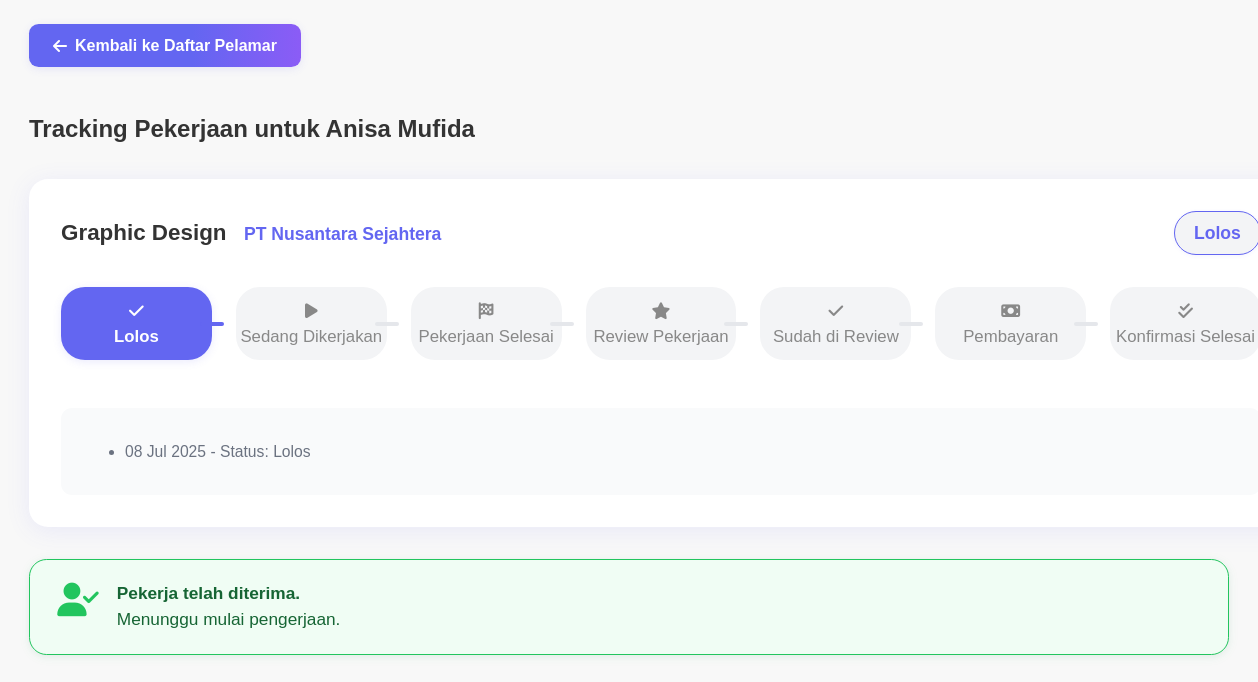
/src/pages/tracking-pekerjaan.php?app_id=1, run on an earlier commit of the app's database.
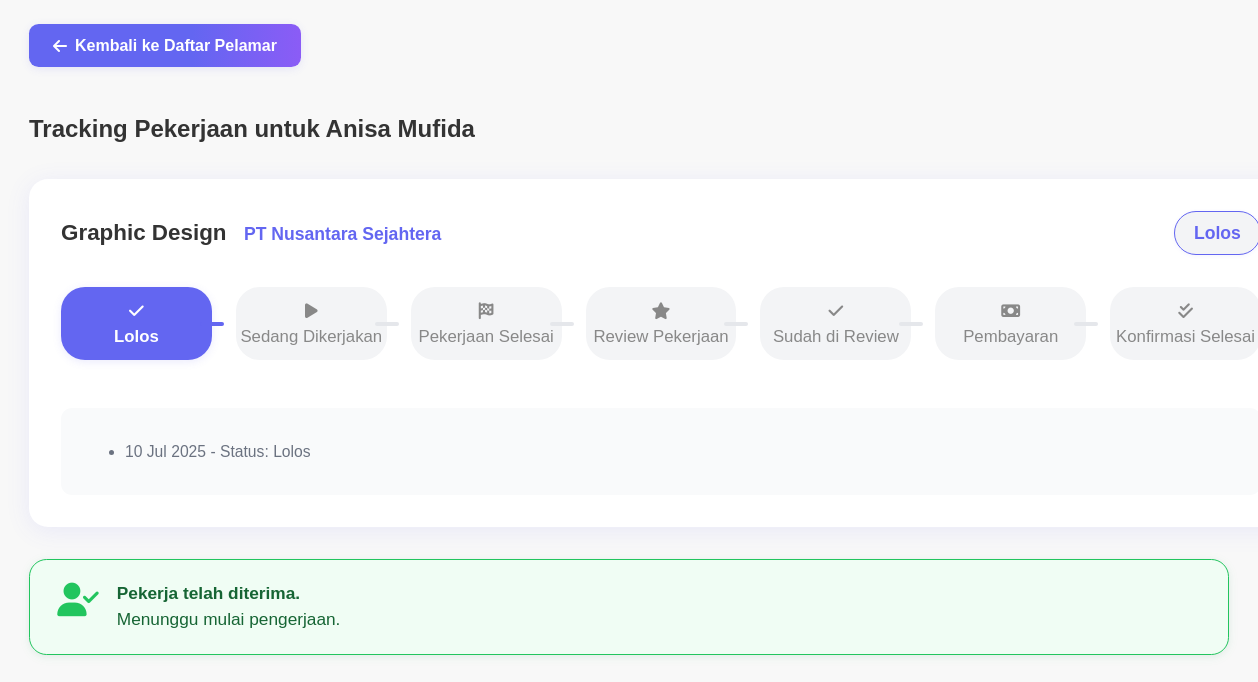
And on a later commit of the database.
### tables this page shows
CREATE TABLE `applications` (
  `id` int(11) NOT NULL,
  `user_id` int(11) NOT NULL,
  `job_id` int(11) NOT NULL,
  `cover_letter` text DEFAULT NULL,
  `cv_file` varchar(255) DEFAULT NULL,
  `expected_salary` decimal(10,2) DEFAULT NULL,
  `availability` varchar(50) DEFAULT NULL,
  `additional_info` text DEFAULT NULL,
  `status` enum('menunggu','direview','terseleksi','interview','lolos','tidak_terseleksi','tidak_lolos') NOT NULL DEFAULT 'menunggu',
  `work_status` enum('not_started','in_progress','completed','reviewed','sudah_direview','waiting_worker_confirmation','paid') DEFAULT 'not_started',
  `applied_at` timestamp NOT NULL DEFAULT current_timestamp(),
  `updated_at` timestamp NOT NULL DEFAULT current_timestamp() ON UPDATE current_timestamp(),
  `payment_proof` varchar(255) DEFAULT NULL
);

CREATE TABLE `users` (
  `id` int(11) NOT NULL,
  `name` varchar(100) NOT NULL,
  `email` varchar(100) NOT NULL,
  `password` varchar(255) NOT NULL,
  `profile_picture` varchar(255) DEFAULT NULL,
  `bio` text DEFAULT NULL,
  `specializations` varchar(255) DEFAULT NULL,
  `linkedin_url` varchar(255) DEFAULT NULL,
  `instagram_url` varchar(255) DEFAULT NULL,
  `facebook_url` varchar(255) DEFAULT NULL,
  `twitter_url` varchar(255) DEFAULT NULL,
  `education` text DEFAULT NULL,
  `portfolio_url` varchar(255) DEFAULT NULL,
  `cv_url` varchar(255) DEFAULT NULL,
  `created_at` timestamp NOT NULL DEFAULT current_timestamp(),
  `bank_account` varchar(100) DEFAULT NULL,
  `bank_name` varchar(50) DEFAULT NULL
);

CREATE TABLE `jobs` (
  `id` int(11) NOT NULL,
  `title` varchar(255) NOT NULL,
  `brief_description` varchar(200) DEFAULT NULL,
  `full_description` text DEFAULT NULL,
  `category` varchar(100) DEFAULT NULL,
  `location` varchar(100) DEFAULT NULL,
  `payment_type` varchar(50) DEFAULT NULL,
  `amount` decimal(15,2) DEFAULT NULL,
  `currency` varchar(10) DEFAULT NULL,
  `requirements` text DEFAULT NULL,
  `company_name` varchar(100) DEFAULT NULL,
  `company_email` varchar(100) DEFAULT NULL,
  `company_logo_url` varchar(255) DEFAULT NULL,
  `posted_by` int(11) DEFAULT NULL,
  `created_at` timestamp NOT NULL DEFAULT current_timestamp(),
  `status` enum('TERBUKA','TERTUTUP') NOT NULL DEFAULT 'TERBUKA'
);

### src/pages/tracking-pekerjaan.php (the view, shortened to what this page needs)
<?php
require_once '../db/connection.php';
$app_id = intval($_GET['app_id']);
$query = mysqli_query($conn, "SELECT a.*, u.name, u.bank_account, u.bank_name, j.title, j.company_name, j.posted_by FROM applications a JOIN users u ON a.user_id = u.id JOIN jobs j ON a.job_id = j.id WHERE a.id='$app_id'");
$app = mysqli_fetch_assoc($query);
$work_status = strtolower($app['work_status'] ?? 'not_started');
?>
<!DOCTYPE html>
<html lang="id">
<head>
    <link rel="stylesheet" href="../styles/tracking.css">
    <link rel="stylesheet" href="https://cdnjs.cloudflare.com/ajax/libs/font-awesome/6.4.0/css/all.min.css">
</head>
<body>
    <div class="container">
        <a href="applicants-list.php?job_id=<?= $app['job_id'] ?>" class="back-btn">
            <i class="fa fa-arrow-left"></i> Kembali ke Daftar Pelamar
        </a>
        <h2>Tracking Pekerjaan untuk <?= htmlspecialchars($app['name']) ?></h2>
<div class="progress-card">
  <div class="job-header">
    <h2><?= htmlspecialchars($app['job_title'] ?? $app['title']) ?> <span class="company"><?= htmlspecialchars($app['company_name']) ?></span></h2>
    <span class="badge badge-status badge-<?= $work_status ?><?php if($work_status=='reviewed') echo ' badge-reviewed'; ?>">
      <?php
        $status_display = [
          'not_started' => 'Lolos',
          'in_progress' => 'Sedang Dikerjakan',
          'completed' => 'Pekerjaan Selesai',
          'reviewed' => 'Review Pekerjaan',
          'sudah_direview' => 'Sudah di Review',
          'waiting_worker_confirmation' => 'Menunggu Konfirmasi Pekerja',
          'paid' => 'Sudah Dibayar'
        ];
        echo $status_display[$work_status] ?? 'Lolos';
      ?>
    </span>
  </div>
  <div class="progress-stepper">
    <div class="progress-step <?= $work_status=='not_started'?'active':($work_status!='not_started'?'completed':'') ?>">
      <i class="fa fa-check"></i><br>Lolos
    </div>
    <div class="progress-step <?= $work_status=='in_progress'?'active':(in_array($work_status,['completed','reviewed','waiting_worker_confirmation','paid'])?'completed':'') ?>">
      <i class="fa fa-play"></i><br>Sedang Dikerjakan
    </div>
    <div class="progress-step <?= $work_status=='completed'?'active':(in_array($work_status,['reviewed','waiting_worker_confirmation','paid'])?'completed':'') ?>">
      <i class="fa fa-flag-checkered"></i><br>Pekerjaan Selesai
    </div>
    <div class="progress-step <?= $work_status=='reviewed'?'active':($work_status=='sudah_direview'?'completed':(in_array($work_status,['waiting_worker_confirmation','paid'])?'completed':'') ) ?>">
      <i class="fa fa-star"></i><br>Review Pekerjaan
    </div>
    <div class="progress-step <?= $work_status=='sudah_direview'?'active':(in_array($work_status,['waiting_worker_confirmation','paid'])?'completed':'') ?>">
      <i class="fa fa-check"></i><br>Sudah di Review
    </div>
    <div class="progress-step <?= $work_status=='waiting_worker_confirmation'?'active':($work_status=='paid'?'completed':'') ?>">
      <i class="fa fa-money-bill"></i><br>Pembayaran
    </div>
    <div class="progress-step <?= $work_status=='paid'?'active completed':'' ?>">
      <i class="fa fa-check-double"></i><br>Konfirmasi Selesai
    </div>
  </div>
  <div class="progress-log">
    <ul>
      <li><?= date('d M Y', strtotime($app['updated_at'] ?? $app['applied_at'])) ?> - Status: <?= $status_display[$work_status] ?? 'Lolos' ?></li>
    </ul>
  </div>
</div>
        <div style="margin-top:2rem;">
        <?php if ($work_status == 'not_started'): ?>
            <div class="info-card info-welcome">
                <i class="fa fa-user-check"></i>
                <div class="info-text">
                    <strong>Pekerja telah diterima.</strong><br>
                    Menunggu mulai pengerjaan.
                </div>
            </div>
        <?php endif; ?>
        </div>
    </div>
</body>
</html>

What changed in the data, as far as the page shows it:
changed applications "Lolos": updated_at "08 Jul 2025" → "10 Jul 2025"
